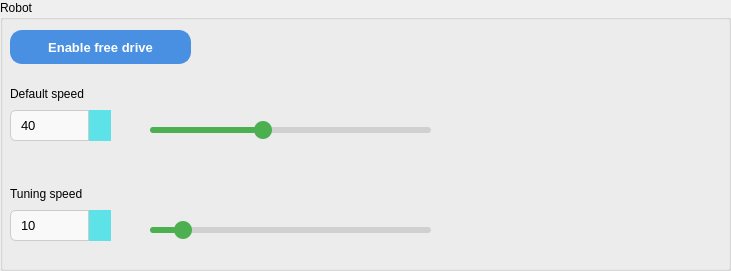
         <widget class="QGroupBox" name="groupBox_6">
          <property name="geometry">
           <rect>
            <x>20</x>
            <y>490</y>
            <width>731</width>
            <height>271</height>
           </rect>
          </property>
          <property name="title">
           <string>Robot</string>
          </property>
          <widget class="QLabel" name="label_9">
           <property name="geometry">
            <rect>
             <x>10</x>
             <y>80</y>
             <width>119</width>
             <height>27</height>
            </rect>
           </property>
           <property name="font">
            <font>
             <pointsize>9</pointsize>
            </font>
           </property>
           <property name="text">
            <string>Default speed</string>
           </property>
          </widget>
          <widget class="QSpinBox" name="spinBox2">
           <property name="geometry">
            <rect>
             <x>10</x>
             <y>110</y>
             <width>101</width>
             <height>31</height>
            </rect>
           </property>
           <property name="styleSheet">
            <string notr="true">/* Base look */
QAbstractSpinBox {
    border: 1px solid #ccc;
    border-radius: 6px;
    background: #f9f9f9;
    padding: 4px 28px 4px 8px;   /* room on the right for buttons */
    font-size: 13px;
    selection-background-color: #4CAF50;
    selection-color: white;
}

/* Up/Down button geometry */
QAbstractSpinBox::up-button,
QAbstractSpinBox::down-button {
    subcontrol-origin: border;
    width: 22px;                 /* make sure they’re visible */
    border-left: 1px solid #ccc;
    background: #5DE2E7;
}

/* Split top/bottom */
QAbstractSpinBox::up-button {
    subcontrol-position: top right;
    border-top-right-radius: 6px;
    height: 50%;
}
QAbstractSpinBox::down-button {
    subcontrol-position: bottom right;
    border-bottom-right-radius: 6px;
    height: 50%;
}

/* Hover */
QAbstractSpinBox::up-button:hover,
QAbstractSpinBox::down-button:hover {
    background: #dcdcdc;
}

/* Keep the arrows (use Qt’s built‑ins) */
QAbstractSpinBox::up-arrow {
    image: url(:/qt-project.org/styles/commonstyle/images/arrowup.png);
    width: 10px; height: 10px;
}
QAbstractSpinBox::up-arrow:disabled {
    image: url(:/qt-project.org/styles/commonstyle/images/arrowup_disabled.png);
}
QAbstractSpinBox::down-arrow {
    image: url(:/qt-project.org/styles/commonstyle/images/arrowdown.png);
    width: 10px; height: 10px;
}
QAbstractSpinBox::down-arrow:disabled {
    image: url(:/qt-project.org/styles/commonstyle/images/arrowdown_disabled.png);
}
</string>
           </property>
           <property name="minimum">
            <number>1</number>
           </property>
           <property name="maximum">
            <number>100</number>
           </property>
           <property name="singleStep">
            <number>1</number>
           </property>
           <property name="value">
            <number>40</number>
           </property>
          </widget>
          <widget class="QSlider" name="slider2">
           <property name="geometry">
            <rect>
             <x>150</x>
             <y>110</y>
             <width>281</width>
             <height>41</height>
            </rect>
           </property>
           <property name="styleSheet">
            <string notr="true">QSlider::groove:horizontal {
    border: none;
    height: 6px;
    background: #d0d0d0;
    border-radius: 3px;
}

QSlider::handle:horizontal {
    background: #4CAF50;
    border: none;
    height: 18px;
    width: 18px;
    margin: -6px 0;
    border-radius: 9px;
}

QSlider::handle:horizontal:hover {
    background: #45a049;
}

QSlider::sub-page:horizontal {
    background: #4CAF50;
    border-radius: 3px;
}
</string>
           </property>
           <property name="minimum">
            <number>1</number>
           </property>
           <property name="maximum">
            <number>100</number>
           </property>
           <property name="singleStep">
            <number>1</number>
           </property>
           <property name="pageStep">
            <number>1</number>
           </property>
           <property name="value">
            <number>40</number>
           </property>
           <property name="orientation">
            <enum>Qt::Horizontal</enum>
           </property>
           <property name="tickPosition">
            <enum>QSlider::NoTicks</enum>
           </property>
           <property name="tickInterval">
            <number>10</number>
           </property>
          </widget>
          <widget class="QPushButton" name="freedrive">
           <property name="geometry">
            <rect>
             <x>10</x>
             <y>30</y>
             <width>181</width>
             <height>34</height>
            </rect>
           </property>
           <property name="styleSheet">
            <string notr="true">/* Basic style for QPushButton */
QPushButton {
    background-color: #4A90E2; /* Light blue background */
    color: white; /* White text */
    border: 2px solid #4A90E2; /* Light blue border */
    border-radius: 12px; /* Rounded corners */
    padding: 5px 20px; /* Vertical and horizontal padding */
    font-size: 13px; /* Font size */
    font-weight: bold; /* Bold text */
    text-align: center;
    outline: none; /* Remove the focus outline */

}

/* Hover effect for QPushButton */
QPushButton:hover {
    background-color: #357ABD; /* Darker blue on hover */
    border-color: #357ABD; /* Darker blue border on hover */

}

/* Pressed (active) effect for QPushButton */
QPushButton:pressed {
    background-color: #2C6BA3; /* Even darker blue when pressed */
    border-color: #1F4A7A; /* Darker blue border when pressed */

}

/* Focus effect (when button is focused) */
QPushButton:focus {
    outline: none; /* Remove the default focus outline */
}

/* Disabled button style */
QPushButton:disabled {
    background-color: #A2C8E3; /* Lighter blue background when disabled */
    color: #A6B9C9; /* Light grayish blue text */
    border: 2px solid #A2C8E3; /* Border same as background */

}
</string>
           </property>
           <property name="text">
            <string>Enable free drive</string>
           </property>
          </widget>
          <widget class="QSpinBox" name="spinBox3">
           <property name="geometry">
            <rect>
             <x>10</x>
             <y>210</y>
             <width>101</width>
             <height>31</height>
            </rect>
           </property>
           <property name="styleSheet">
            <string notr="true">/* Base look */
QAbstractSpinBox {
    border: 1px solid #ccc;
    border-radius: 6px;
    background: #f9f9f9;
    padding: 4px 28px 4px 8px;   /* room on the right for buttons */
    font-size: 13px;
    selection-background-color: #4CAF50;
    selection-color: white;
}

/* Up/Down button geometry */
QAbstractSpinBox::up-button,
QAbstractSpinBox::down-button {
    subcontrol-origin: border;
    width: 22px;                 /* make sure they’re visible */
    border-left: 1px solid #ccc;
    background: #5DE2E7;
}

/* Split top/bottom */
QAbstractSpinBox::up-button {
    subcontrol-position: top right;
    border-top-right-radius: 6px;
    height: 50%;
}
QAbstractSpinBox::down-button {
    subcontrol-position: bottom right;
    border-bottom-right-radius: 6px;
    height: 50%;
}

/* Hover */
QAbstractSpinBox::up-button:hover,
QAbstractSpinBox::down-button:hover {
    background: #dcdcdc;
}

/* Keep the arrows (use Qt’s built‑ins) */
QAbstractSpinBox::up-arrow {
    image: url(:/qt-project.org/styles/commonstyle/images/arrowup.png);
    width: 10px; height: 10px;
}
QAbstractSpinBox::up-arrow:disabled {
    image: url(:/qt-project.org/styles/commonstyle/images/arrowup_disabled.png);
}
QAbstractSpinBox::down-arrow {
    image: url(:/qt-project.org/styles/commonstyle/images/arrowdown.png);
    width: 10px; height: 10px;
}
QAbstractSpinBox::down-arrow:disabled {
    image: url(:/qt-project.org/styles/commonstyle/images/arrowdown_disabled.png);
}
</string>
           </property>
           <property name="minimum">
            <number>1</number>
           </property>
           <property name="maximum">
            <number>100</number>
           </property>
           <property name="singleStep">
            <number>1</number>
           </property>
           <property name="value">
            <number>10</number>
           </property>
          </widget>
          <widget class="QLabel" name="label_10">
           <property name="geometry">
            <rect>
             <x>10</x>
             <y>180</y>
             <width>119</width>
             <height>27</height>
            </rect>
           </property>
           <property name="font">
            <font>
             <pointsize>9</pointsize>
            </font>
           </property>
           <property name="text">
            <string>Tuning speed</string>
           </property>
          </widget>
          <widget class="QSlider" name="slider3">
           <property name="geometry">
            <rect>
             <x>150</x>
             <y>210</y>
             <width>281</width>
             <height>41</height>
            </rect>
           </property>
           <property name="styleSheet">
            <string notr="true">QSlider::groove:horizontal {
    border: none;
    height: 6px;
    background: #d0d0d0;
    border-radius: 3px;
}

QSlider::handle:horizontal {
    background: #4CAF50;
    border: none;
    height: 18px;
    width: 18px;
    margin: -6px 0;
    border-radius: 9px;
}

QSlider::handle:horizontal:hover {
    background: #45a049;
}

QSlider::sub-page:horizontal {
    background: #4CAF50;
    border-radius: 3px;
}
</string>
           </property>
           <property name="minimum">
            <number>1</number>
           </property>
           <property name="maximum">
            <number>100</number>
           </property>
           <property name="singleStep">
            <number>1</number>
           </property>
           <property name="pageStep">
            <number>1</number>
           </property>
           <property name="value">
            <number>10</number>
           </property>
           <property name="orientation">
            <enum>Qt::Horizontal</enum>
           </property>
           <property name="tickInterval">
            <number>10</number>
           </property>
          </widget>
         </widget>
